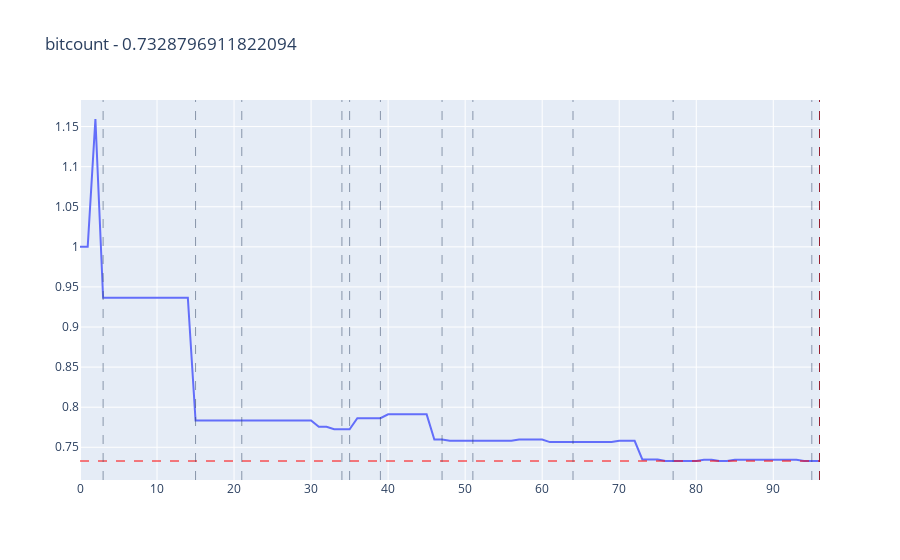
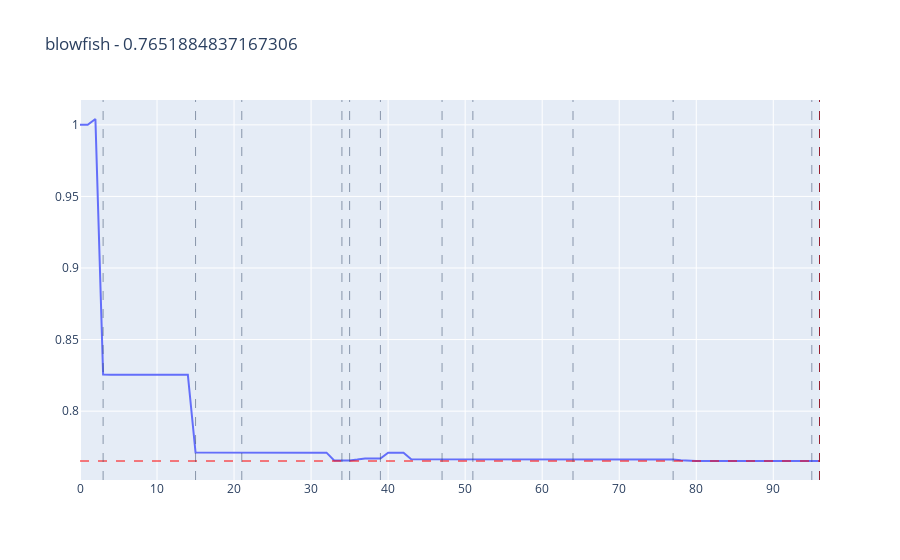
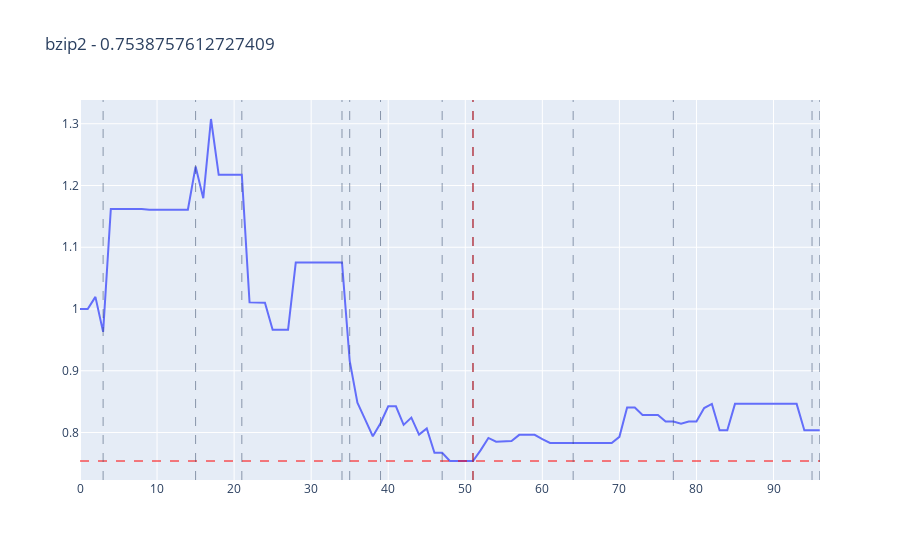
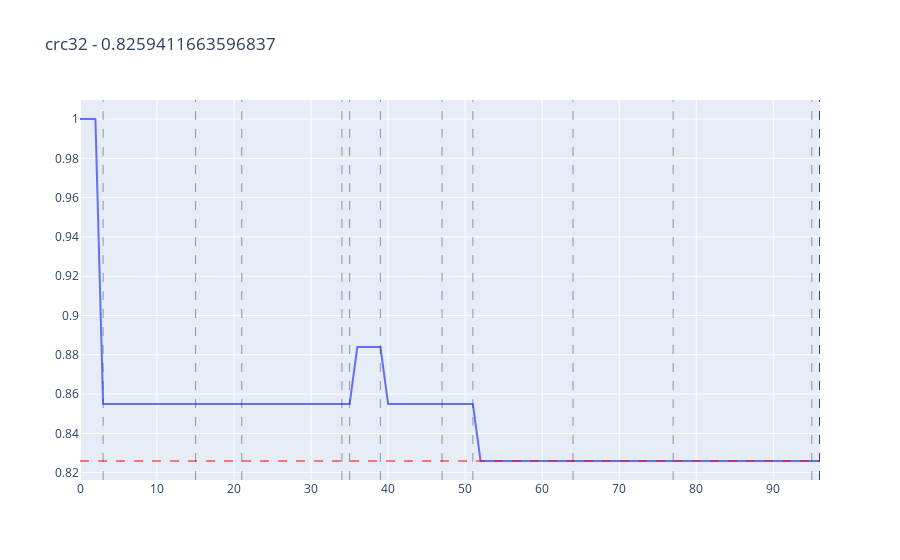

The code cell stored with these charts, in order, in its notebook:
### Code cell
import plotly.graph_objects as go

agmins = []

for name, data in results.items():
    fig = go.Figure()
    if len(data) > 0:
        np_data = np.array(data)
        agmins.append(len(np_data) - np.argmin(np_data[::-1]) - 1)
        fig.add_trace(go.Scatter(y=np_data / np_data[0],
                    mode='lines',
                    # mode='lines+markers',
                    name=name))

        fig.add_hline(y=np.min(np_data / np_data[0]), line_width=1, line_dash="dash", line_color="red")
        fig.add_vline(x=agmins[-1], line_width=1, line_dash="dash", line_color="red")
    
        # for i in range(len(O3_SEQ)):
        #     if O3_SEQ[i] == "-simplifycfg":
        #         fig.add_vline(x=i + 1, line_width=0.5, line_dash="dash")
        for el in agmins_prev:
            fig.add_vline(x=el, line_width=0.5, line_dash="dash")
    
        
        fig.update_layout(
            # width=1750, height=1000
            # width=1750, height=1500
            title=f"{name} - {np_data.min()/ np_data[0]}",
        )
    fig.show()

### Figure 1 — Plotly figure (JSON) as saved in the notebook; plotly's stock layout.template omitted (floating-point values rounded to 4 significant figures)
{"data": [{"mode": "lines", "name": "bitcount", "type": "scatter", "y": [1, 1, 1.159, 0.9365, 0.9365, 0.9365, 0.9365, 0.9365, 0.9365, 0.9365, 0.9365, 0.9365, 0.9365, 0.9365, 0.9365, 0.7833, 0.7833, 0.7833, 0.7833, 0.7833, 0.7833, 0.7833, 0.7833, 0.7833, 0.7833, 0.7833, 0.7833, 0.7833, 0.7833, 0.7833, 0.7833, 0.7756, 0.7756, 0.7724, 0.7724, 0.7724, 0.7863, 0.7863, 0.7863, 0.7863, 0.7911, 0.7911, 0.7911, 0.7911, 0.7911, 0.7911, 0.7596, 0.7596, 0.758, 0.758, 0.758, 0.758, 0.758, 0.758, 0.758, 0.758, 0.758, 0.7596, 0.7596, 0.7596, 0.7596, 0.7565, 0.7565, 0.7565, 0.7565, 0.7565, 0.7565, 0.7565, 0.7565, 0.7565, 0.758, 0.758, 0.758, 0.7348, 0.7348, 0.7348, 0.7329, 0.7329, 0.7329, 0.7329, 0.7329, 0.7345, 0.7345, 0.7329, 0.7329, 0.7345, 0.7345, 0.7345, 0.7345, 0.7345, 0.7345, 0.7345, 0.7345, 0.7345, 0.7329, 0.7329, 0.7329]}], "layout": {"autosize": true, "shapes": [{"line": {"color": "red", "dash": "dash", "width": 1}, "type": "line", "x0": 0, "x1": 1, "xref": "x domain", "y0": 0.7329, "y1": 0.7329, "yref": "y"}, {"line": {"color": "red", "dash": "dash", "width": 1}, "type": "line", "x0": 96, "x1": 96, "xref": "x", "y0": 0, "y1": 1, "yref": "y domain"}, {"line": {"dash": "dash", "width": 0.5}, "type": "line", "x0": 3, "x1": 3, "xref": "x", "y0": 0, "y1": 1, "yref": "y domain"}, {"line": {"dash": "dash", "width": 0.5}, "type": "line", "x0": 15, "x1": 15, "xref": "x", "y0": 0, "y1": 1, "yref": "y domain"}, {"line": {"dash": "dash", "width": 0.5}, "type": "line", "x0": 21, "x1": 21, "xref": "x", "y0": 0, "y1": 1, "yref": "y domain"}, {"line": {"dash": "dash", "width": 0.5}, "type": "line", "x0": 34, "x1": 34, "xref": "x", "y0": 0, "y1": 1, "yref": "y domain"}, {"line": {"dash": "dash", "width": 0.5}, "type": "line", "x0": 35, "x1": 35, "xref": "x", "y0": 0, "y1": 1, "yref": "y domain"}, {"line": {"dash": "dash", "width": 0.5}, "type": "line", "x0": 39, "x1": 39, "xref": "x", "y0": 0, "y1": 1, "yref": "y domain"}, {"line": {"dash": "dash", "width": 0.5}, "type": "line", "x0": 47, "x1": 47, "xref": "x", "y0": 0, "y1": 1, "yref": "y domain"}, {"line": {"dash": "dash", "width": 0.5}, "type": "line", "x0": 51, "x1": 51, "xref": "x", "y0": 0, "y1": 1, "yref": "y domain"}, {"line": {"dash": "dash", "width": 0.5}, "type": "line", "x0": 64, "x1": 64, "xref": "x", "y0": 0, "y1": 1, "yref": "y domain"}, {"line": {"dash": "dash", "width": 0.5}, "type": "line", "x0": 77, "x1": 77, "xref": "x", "y0": 0, "y1": 1, "yref": "y domain"}, {"line": {"dash": "dash", "width": 0.5}, "type": "line", "x0": 95, "x1": 95, "xref": "x", "y0": 0, "y1": 1, "yref": "y domain"}, {"line": {"dash": "dash", "width": 0.5}, "type": "line", "x0": 96, "x1": 96, "xref": "x", "y0": 0, "y1": 1, "yref": "y domain"}], "title": {"text": "bitcount - 0.7328796911822094"}, "xaxis": {"autorange": true, "range": [0, 96.06]}, "yaxis": {"autorange": true, "range": [0.7092, 1.183], "type": "linear"}}}

### Figure 2 — Plotly figure (JSON) as saved in the notebook; plotly's stock layout.template omitted (floating-point values rounded to 4 significant figures)
{"data": [{"mode": "lines", "name": "blowfish", "type": "scatter", "y": [1, 1, 1.004, 0.8256, 0.8255, 0.8255, 0.8255, 0.8255, 0.8255, 0.8255, 0.8255, 0.8255, 0.8255, 0.8255, 0.8255, 0.771, 0.7711, 0.7711, 0.7711, 0.7711, 0.7711, 0.7711, 0.7711, 0.771, 0.771, 0.771, 0.771, 0.771, 0.771, 0.771, 0.771, 0.771, 0.771, 0.7656, 0.7656, 0.7656, 0.7662, 0.7669, 0.7669, 0.7669, 0.7709, 0.7709, 0.7709, 0.7665, 0.7665, 0.7665, 0.7664, 0.7664, 0.7665, 0.7665, 0.7665, 0.7665, 0.7665, 0.7665, 0.7665, 0.7662, 0.7662, 0.7662, 0.7662, 0.7662, 0.7662, 0.7662, 0.7662, 0.7662, 0.7662, 0.7662, 0.7662, 0.7662, 0.7662, 0.7662, 0.7662, 0.7662, 0.7662, 0.7662, 0.7662, 0.7662, 0.7662, 0.7662, 0.7657, 0.7652, 0.7652, 0.7652, 0.7652, 0.7652, 0.7652, 0.7652, 0.7652, 0.7652, 0.7652, 0.7652, 0.7652, 0.7652, 0.7652, 0.7652, 0.7652, 0.7652, 0.7652]}], "layout": {"autosize": true, "shapes": [{"line": {"color": "red", "dash": "dash", "width": 1}, "type": "line", "x0": 0, "x1": 1, "xref": "x domain", "y0": 0.7652, "y1": 0.7652, "yref": "y"}, {"line": {"color": "red", "dash": "dash", "width": 1}, "type": "line", "x0": 96, "x1": 96, "xref": "x", "y0": 0, "y1": 1, "yref": "y domain"}, {"line": {"dash": "dash", "width": 0.5}, "type": "line", "x0": 3, "x1": 3, "xref": "x", "y0": 0, "y1": 1, "yref": "y domain"}, {"line": {"dash": "dash", "width": 0.5}, "type": "line", "x0": 15, "x1": 15, "xref": "x", "y0": 0, "y1": 1, "yref": "y domain"}, {"line": {"dash": "dash", "width": 0.5}, "type": "line", "x0": 21, "x1": 21, "xref": "x", "y0": 0, "y1": 1, "yref": "y domain"}, {"line": {"dash": "dash", "width": 0.5}, "type": "line", "x0": 34, "x1": 34, "xref": "x", "y0": 0, "y1": 1, "yref": "y domain"}, {"line": {"dash": "dash", "width": 0.5}, "type": "line", "x0": 35, "x1": 35, "xref": "x", "y0": 0, "y1": 1, "yref": "y domain"}, {"line": {"dash": "dash", "width": 0.5}, "type": "line", "x0": 39, "x1": 39, "xref": "x", "y0": 0, "y1": 1, "yref": "y domain"}, {"line": {"dash": "dash", "width": 0.5}, "type": "line", "x0": 47, "x1": 47, "xref": "x", "y0": 0, "y1": 1, "yref": "y domain"}, {"line": {"dash": "dash", "width": 0.5}, "type": "line", "x0": 51, "x1": 51, "xref": "x", "y0": 0, "y1": 1, "yref": "y domain"}, {"line": {"dash": "dash", "width": 0.5}, "type": "line", "x0": 64, "x1": 64, "xref": "x", "y0": 0, "y1": 1, "yref": "y domain"}, {"line": {"dash": "dash", "width": 0.5}, "type": "line", "x0": 77, "x1": 77, "xref": "x", "y0": 0, "y1": 1, "yref": "y domain"}, {"line": {"dash": "dash", "width": 0.5}, "type": "line", "x0": 95, "x1": 95, "xref": "x", "y0": 0, "y1": 1, "yref": "y domain"}, {"line": {"dash": "dash", "width": 0.5}, "type": "line", "x0": 96, "x1": 96, "xref": "x", "y0": 0, "y1": 1, "yref": "y domain"}], "title": {"text": "blowfish - 0.7651884837167306"}, "xaxis": {"autorange": true, "range": [0, 96.06]}, "yaxis": {"autorange": true, "range": [0.7519, 1.017], "type": "linear"}}}

### Figure 3 — Plotly figure (JSON) as saved in the notebook; plotly's stock layout.template omitted (floating-point values rounded to 4 significant figures)
{"data": [{"mode": "lines", "name": "bzip2", "type": "scatter", "y": [1, 1, 1.02, 0.9629, 1.162, 1.162, 1.162, 1.162, 1.162, 1.161, 1.161, 1.161, 1.161, 1.161, 1.161, 1.231, 1.179, 1.308, 1.217, 1.217, 1.217, 1.217, 1.011, 1.011, 1.01, 0.9663, 0.9663, 0.9663, 1.075, 1.075, 1.075, 1.075, 1.075, 1.075, 1.075, 0.916, 0.8482, 0.8212, 0.794, 0.815, 0.8425, 0.8425, 0.8123, 0.8241, 0.7967, 0.8067, 0.7671, 0.7671, 0.7539, 0.7539, 0.7539, 0.7539, 0.7715, 0.7912, 0.7851, 0.7863, 0.7863, 0.7962, 0.7962, 0.7962, 0.7892, 0.7832, 0.7832, 0.7832, 0.7832, 0.7832, 0.7832, 0.7832, 0.7832, 0.7832, 0.7931, 0.8406, 0.8406, 0.8285, 0.8285, 0.8285, 0.8177, 0.8177, 0.8142, 0.8177, 0.8177, 0.8396, 0.8464, 0.8036, 0.8036, 0.8464, 0.8464, 0.8464, 0.8464, 0.8464, 0.8464, 0.8464, 0.8464, 0.8464, 0.8036, 0.8036, 0.8036]}], "layout": {"autosize": true, "shapes": [{"line": {"color": "red", "dash": "dash", "width": 1}, "type": "line", "x0": 0, "x1": 1, "xref": "x domain", "y0": 0.7539, "y1": 0.7539, "yref": "y"}, {"line": {"color": "red", "dash": "dash", "width": 1}, "type": "line", "x0": 51, "x1": 51, "xref": "x", "y0": 0, "y1": 1, "yref": "y domain"}, {"line": {"dash": "dash", "width": 0.5}, "type": "line", "x0": 3, "x1": 3, "xref": "x", "y0": 0, "y1": 1, "yref": "y domain"}, {"line": {"dash": "dash", "width": 0.5}, "type": "line", "x0": 15, "x1": 15, "xref": "x", "y0": 0, "y1": 1, "yref": "y domain"}, {"line": {"dash": "dash", "width": 0.5}, "type": "line", "x0": 21, "x1": 21, "xref": "x", "y0": 0, "y1": 1, "yref": "y domain"}, {"line": {"dash": "dash", "width": 0.5}, "type": "line", "x0": 34, "x1": 34, "xref": "x", "y0": 0, "y1": 1, "yref": "y domain"}, {"line": {"dash": "dash", "width": 0.5}, "type": "line", "x0": 35, "x1": 35, "xref": "x", "y0": 0, "y1": 1, "yref": "y domain"}, {"line": {"dash": "dash", "width": 0.5}, "type": "line", "x0": 39, "x1": 39, "xref": "x", "y0": 0, "y1": 1, "yref": "y domain"}, {"line": {"dash": "dash", "width": 0.5}, "type": "line", "x0": 47, "x1": 47, "xref": "x", "y0": 0, "y1": 1, "yref": "y domain"}, {"line": {"dash": "dash", "width": 0.5}, "type": "line", "x0": 51, "x1": 51, "xref": "x", "y0": 0, "y1": 1, "yref": "y domain"}, {"line": {"dash": "dash", "width": 0.5}, "type": "line", "x0": 64, "x1": 64, "xref": "x", "y0": 0, "y1": 1, "yref": "y domain"}, {"line": {"dash": "dash", "width": 0.5}, "type": "line", "x0": 77, "x1": 77, "xref": "x", "y0": 0, "y1": 1, "yref": "y domain"}, {"line": {"dash": "dash", "width": 0.5}, "type": "line", "x0": 95, "x1": 95, "xref": "x", "y0": 0, "y1": 1, "yref": "y domain"}, {"line": {"dash": "dash", "width": 0.5}, "type": "line", "x0": 96, "x1": 96, "xref": "x", "y0": 0, "y1": 1, "yref": "y domain"}], "title": {"text": "bzip2 - 0.7538757612727409"}, "xaxis": {"autorange": true, "range": [0, 96.03]}, "yaxis": {"autorange": true, "range": [0.7231, 1.338], "type": "linear"}}}

### Figure 4 — Plotly figure (JSON) as saved in the notebook; plotly's stock layout.template omitted (floating-point values rounded to 4 significant figures)
{"data": [{"mode": "lines", "name": "crc32", "type": "scatter", "y": [1, 1, 1.0, 0.855, 0.855, 0.855, 0.855, 0.855, 0.855, 0.855, 0.855, 0.855, 0.855, 0.855, 0.855, 0.855, 0.855, 0.855, 0.8549, 0.8549, 0.8549, 0.8549, 0.8549, 0.8549, 0.8549, 0.8549, 0.8549, 0.8549, 0.8549, 0.8549, 0.8549, 0.8549, 0.8549, 0.8549, 0.8549, 0.8549, 0.884, 0.884, 0.884, 0.884, 0.855, 0.855, 0.855, 0.855, 0.855, 0.8549, 0.8549, 0.8549, 0.8549, 0.8549, 0.8549, 0.8549, 0.8259, 0.8259, 0.8259, 0.8259, 0.8259, 0.8259, 0.8259, 0.8259, 0.8259, 0.8259, 0.8259, 0.8259, 0.8259, 0.8259, 0.8259, 0.8259, 0.8259, 0.8259, 0.8259, 0.8259, 0.8259, 0.8259, 0.8259, 0.8259, 0.8259, 0.8259, 0.8259, 0.8259, 0.8259, 0.8259, 0.8259, 0.8259, 0.8259, 0.8259, 0.8259, 0.8259, 0.8259, 0.8259, 0.8259, 0.8259, 0.8259, 0.8259, 0.8259, 0.8259, 0.8259]}], "layout": {"autosize": true, "shapes": [{"line": {"color": "red", "dash": "dash", "width": 1}, "type": "line", "x0": 0, "x1": 1, "xref": "x domain", "y0": 0.8259, "y1": 0.8259, "yref": "y"}, {"line": {"color": "red", "dash": "dash", "width": 1}, "type": "line", "x0": 96, "x1": 96, "xref": "x", "y0": 0, "y1": 1, "yref": "y domain"}, {"line": {"dash": "dash", "width": 0.5}, "type": "line", "x0": 3, "x1": 3, "xref": "x", "y0": 0, "y1": 1, "yref": "y domain"}, {"line": {"dash": "dash", "width": 0.5}, "type": "line", "x0": 15, "x1": 15, "xref": "x", "y0": 0, "y1": 1, "yref": "y domain"}, {"line": {"dash": "dash", "width": 0.5}, "type": "line", "x0": 21, "x1": 21, "xref": "x", "y0": 0, "y1": 1, "yref": "y domain"}, {"line": {"dash": "dash", "width": 0.5}, "type": "line", "x0": 34, "x1": 34, "xref": "x", "y0": 0, "y1": 1, "yref": "y domain"}, {"line": {"dash": "dash", "width": 0.5}, "type": "line", "x0": 35, "x1": 35, "xref": "x", "y0": 0, "y1": 1, "yref": "y domain"}, {"line": {"dash": "dash", "width": 0.5}, "type": "line", "x0": 39, "x1": 39, "xref": "x", "y0": 0, "y1": 1, "yref": "y domain"}, {"line": {"dash": "dash", "width": 0.5}, "type": "line", "x0": 47, "x1": 47, "xref": "x", "y0": 0, "y1": 1, "yref": "y domain"}, {"line": {"dash": "dash", "width": 0.5}, "type": "line", "x0": 51, "x1": 51, "xref": "x", "y0": 0, "y1": 1, "yref": "y domain"}, {"line": {"dash": "dash", "width": 0.5}, "type": "line", "x0": 64, "x1": 64, "xref": "x", "y0": 0, "y1": 1, "yref": "y domain"}, {"line": {"dash": "dash", "width": 0.5}, "type": "line", "x0": 77, "x1": 77, "xref": "x", "y0": 0, "y1": 1, "yref": "y domain"}, {"line": {"dash": "dash", "width": 0.5}, "type": "line", "x0": 95, "x1": 95, "xref": "x", "y0": 0, "y1": 1, "yref": "y domain"}, {"line": {"dash": "dash", "width": 0.5}, "type": "line", "x0": 96, "x1": 96, "xref": "x", "y0": 0, "y1": 1, "yref": "y domain"}], "title": {"text": "crc32 - 0.8259411663596837"}, "xaxis": {"autorange": true, "range": [0, 96.06]}, "yaxis": {"autorange": true, "range": [0.8163, 1.01], "type": "linear"}}}
